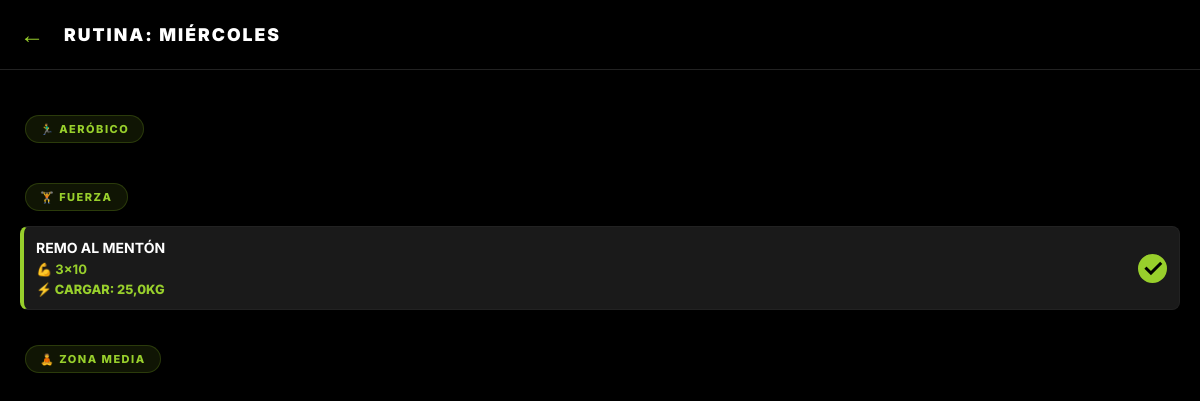
Page /mi-rutina/ (signed in) on the committed database.
### alumnos/models.py (models this page shows, shortened)
class Ejercicio(models.Model):
    DIAS_CHOICES = [
        ('Lunes', 'Lunes'),
        ('Martes', 'Martes'),
        ('Miércoles', 'Miércoles'),
        ('Jueves', 'Jueves'),
        ('Viernes', 'Viernes'),
        ('Sábado', 'Sábado'),
    ]
    TIPO_CHOICES = [
        ('AEROBICO', '🏃‍♂️ Aeróbico'),
        ('ZONA_MEDIA', '🧘 Zona Media'),
        ('FUERZA', '💪 Fuerza'),
    ]
    alumno = models.ForeignKey(Alumno, on_delete=models.CASCADE, related_name='ejercicios')
    nombre = models.CharField(max_length=100)
    dia_semana = models.CharField(max_length=15, choices=DIAS_CHOICES)
    tipo = models.CharField(max_length=20, choices=TIPO_CHOICES, default='FUERZA')
    series = models.IntegerField(default=1)
    repeticiones = models.CharField(max_length=50)
    peso_sugerido = models.FloatField(null=True, blank=True)
    timer = models.CharField(max_length=10, blank=True, null=True, help_text="Ej: P1, P2, P3 o P4")
    completado = models.BooleanField(default=False)
    ultima_vez_hecho = models.DateTimeField(null=True, blank=True)
    fecha_asignacion = models.DateField(auto_now_add=True)
    class Meta:
        ordering = ['tipo', 'id']

### alumnos/views.py (the view)
# urls.py: path('mi-rutina/', views.mi_rutina, name='mi_rutina'),
@login_required
def mi_rutina(request):
    traduccion_dias = {
        'Monday': 'Lunes', 'Tuesday': 'Martes', 'Wednesday': 'Miércoles',
        'Thursday': 'Jueves', 'Friday': 'Viernes', 'Saturday': 'Lunes', 'Sunday': 'Lunes'
    }
    dia_default = traduccion_dias.get(timezone.now().strftime('%A'), 'Lunes')
    dia_seleccionado = request.GET.get('dia', dia_default)
    alumno = get_object_or_404(Alumno, user=request.user)
    ejercicios = Ejercicio.objects.filter(alumno=alumno, dia_semana=dia_seleccionado).distinct()
    return render(request, 'alumnos/mi_rutina.html', {'ejercicios': ejercicios, 'dia': dia_seleccionado, 'alumno': alumno})

### alumnos/templates/alumnos/mi_rutina.html (shortened to what this page needs)
{% load static %}
<!DOCTYPE html>
<html lang="es">
<head>
</head>
<body>
    <div class="header">
        <a href="{% url 'dashboard_alumno' %}" class="btn-atras">←</a>
        <h1>RUTINA: {{ dia }}</h1>
    </div>
    <div class="container">
        {% if ejercicios %}
            <div class="seccion-tipo">
                <span class="tipo-titulo">🏃‍♂️ Aeróbico</span>
            </div>
            <div class="seccion-tipo">
                <span class="tipo-titulo">🏋️ Fuerza</span>
                {% for ejercicio in ejercicios %}
                    {% if ejercicio.tipo == 'FUERZA' %}
                        {% include "includes/card_ejercicio.html" with ej=ejercicio %}
                    {% endif %}
                {% endfor %}
            </div>
            <div class="seccion-tipo">
                <span class="tipo-titulo">🧘 Zona Media</span>
            </div>
        {% else %}
            <div style="text-align: center; margin-top: 50px;">
                <p style="color: var(--gris-texto); font-weight: 600;">No hay ejercicios cargados para el {{ dia }}.</p>
            </div>
        {% endif %}
    </div>
</body>
</html>

### alumnos/templates/includes/card_ejercicio.html
<div class="ejercicio-card" style="display: flex; justify-content: space-between; align-items: center; background: #1a1a1a; padding: 12px; margin-bottom: 10px; border-radius: 8px; border-left: 4px solid {% if ej.tipo == 'FUERZA' %}#98cf2c{% elif ej.tipo == 'AEROBICO' %}#44aaff{% else %}#ffbb33{% endif %};">
    <div class="ejercicio-info">
        <h3 style="margin: 0; color: #fff; font-size: 14px; text-transform: uppercase;">{{ ej.nombre|upper }}</h3>
        <p style="margin: 5px 0; font-weight: bold; font-size: 13px;">
            {% if ej.tipo == 'ZONA_MEDIA' %}
                <span style="color: #ffbb33;">🧘 {{ ej.repeticiones }} MIN {% if ej.timer %}| {{ ej.timer|upper }}{% endif %}</span>
            {% elif ej.tipo == 'AEROBICO' %}
                <span style="color: #44aaff;">🏃‍♂️ {{ ej.repeticiones }} MIN {% if ej.timer %}| {{ ej.timer|upper }}{% endif %}</span>
            {% elif ej.tipo == 'FUERZA' %}
                <span style="color: #98cf2c;">💪 {{ ej.series }}x{{ ej.repeticiones }} {% if ej.timer %}| {{ ej.timer|upper }}{% endif %}</span>
            {% else %}
                <span style="color: #666;">{{ ej.series }}x{{ ej.repeticiones }}</span>
            {% endif %}
        </p>
        {% if ej.peso_sugerido and ej.peso_sugerido > 0 and ej.tipo == 'FUERZA' %}
            <span class="peso-tag" style="color: #98cf2c; font-size: 0.8rem; font-weight: 800; display: block; margin-top: 2px; text-transform: uppercase;">
                ⚡ CARGAR: {{ ej.peso_sugerido }}kg
            </span>
        {% endif %}
    </div>
    <div id="check-{{ ej.id }}"
         class="circulo {% if ej.completado %}completado{% endif %}"
         onclick="toggleEjercicio({{ ej.id }})"
         style="width: 25px; height: 25px; border: 2px solid #333; border-radius: 50%; cursor: pointer; {% if ej.completado %}background-color: #98cf2c; border-color: #98cf2c;{% endif %}">
    </div>
</div>

### alumnos/templates/alumnos/mi_rutina.html (style rules this page uses)
:root { --negro-puro: #000000; --negro-card: #121212; --verde-aquiles: #98cf2c; --gris-texto: #a0a0a0; --blanco: #ffffff; }
body { font-family: 'Inter', sans-serif; background-color: var(--negro-puro); color: var(--blanco); margin: 0; padding: 0; -webkit-tap-highlight-color: transparent; }
.header { background-color: var(--negro-puro); padding: 20px; display: flex; align-items: center; border-bottom: 1px solid #222; position: sticky; top: 0; z-index: 100; }
.btn-atras { color: var(--verde-aquiles); text-decoration: none; font-size: 1.5rem; margin-right: 20px; font-weight: 900; }
.header h1 { margin: 0; font-size: 1.1rem; text-transform: uppercase; letter-spacing: 2px; font-weight: 900; }
.container { padding: 20px; }
.tipo-titulo { font-size: 11px; color: var(--verde-aquiles); background: rgba(152, 207, 44, 0.1); padding: 6px 14px; border-radius: 20px; display: inline-block; margin: 25px 0 15px 5px; text-transform: uppercase; letter-spacing: 1.5px; font-weight: 800; border: 1px solid rgba(152, 207, 44, 0.2); }
.ejercicio-card { background: var(--negro-card); border: 1px solid #222; border-radius: 16px; padding: 20px; margin-bottom: 12px; display: flex; align-items: center; justify-content: space-between; }
.ejercicio-info h3 { margin: 0; font-size: 1.1rem; color: var(--blanco); text-transform: uppercase; }
.ejercicio-info p { margin: 5px 0 0 0; color: var(--gris-texto); font-size: 0.9rem; font-weight: 600; }
.circulo { width: 50px; height: 50px; border: 3px solid #333; border-radius: 50%; cursor: pointer; transition: all 0.3s ease; display: flex; align-items: center; justify-content: center; flex-shrink: 0; }
.circulo.completado { background-color: var(--verde-aquiles); border-color: var(--verde-aquiles); }
.circulo::after { content: '✓'; color: transparent; font-weight: 900; font-size: 1.5rem; }
.circulo.completado::after { color: #000; }

### rows in the picture
Ejercicio: dia_semana "MIÉRCOLES", nombre "REMO AL MENTÓN", series "3", repeticiones "10", peso_sugerido "25,0", completado True (drawn)
